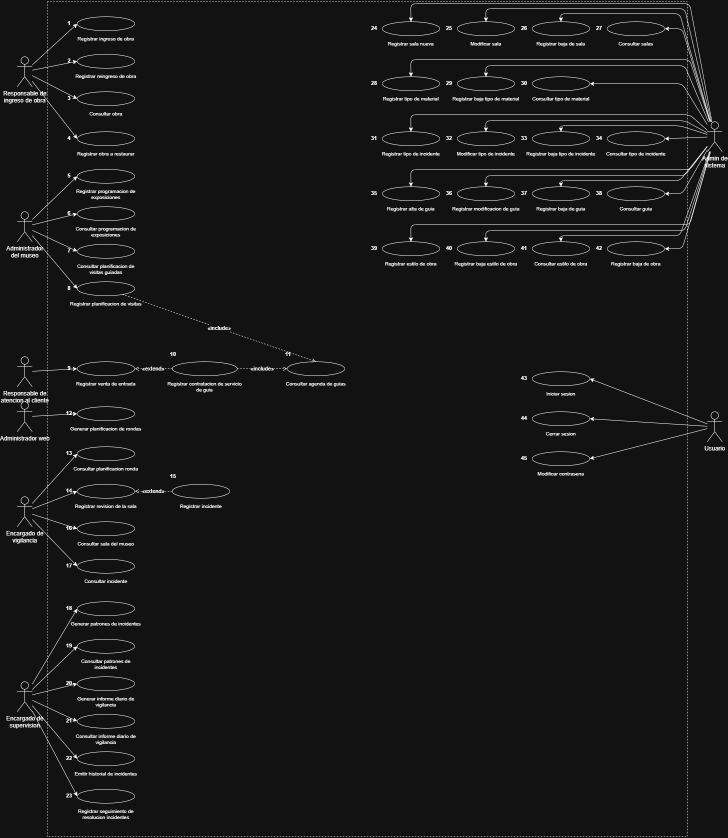
#> input picture scripts_y_notas/current_dcu_in_s9.png, 1455 x 1675 px, found by its file name (shown at 1/2 size)
$ python crop_test_sectors.py
#> lines starting #> are read from the running program, lines starting #| are printed output that depends on the picture
from PIL import Image

im = Image.open('scripts_y_notas/current_dcu_in_s9.png')
#> im is the input picture: PIL image 1455x1675 RGB; min 18, max 255, mean 23
w, h = im.size
#> w = 1455; h = 1675

# Let's crop exact zones:
# 1. Guardia: x: [0, 550], y: [880, 1220]
im.crop((0, 880, 550, 1220)).save("scripts_y_notas/test_guardia.png")
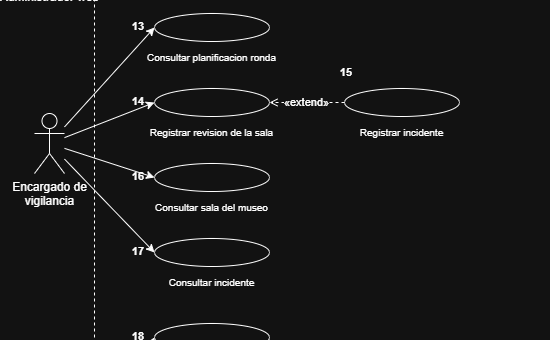
#> saved as test_guardia.png: PIL image 550x340 RGB; min 18, max 255, mean 24.2
# 2. Supervisor: x: [0, 550], y: [1200, 1675]
im.crop((0, 1200, 550, 1675)).save("scripts_y_notas/test_supervisor.png")
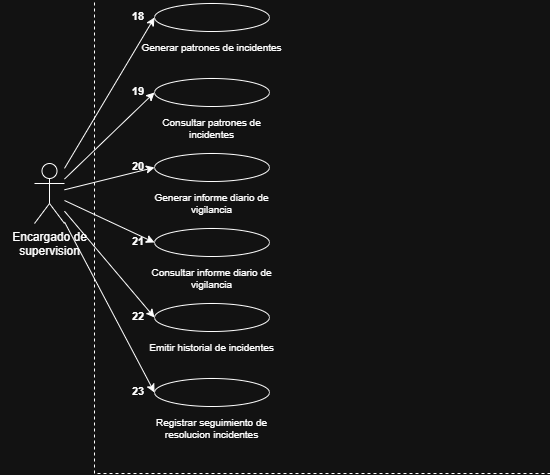
#> saved as test_supervisor.png: PIL image 550x475 RGB; min 18, max 255, mean 24.1
# 3. Ingreso: x: [0, 550], y: [20, 350]
im.crop((0, 20, 550, 350)).save("scripts_y_notas/test_ingreso.png")
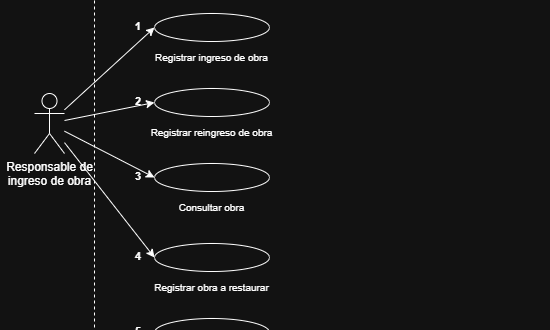
#> saved as test_ingreso.png: PIL image 550x330 RGB; min 18, max 255, mean 23.2
# 4. Admin Sistema: x: [700, 1455], y: [20, 580]
im.crop((700, 20, 1455, 580)).save("scripts_y_notas/test_admin.png")
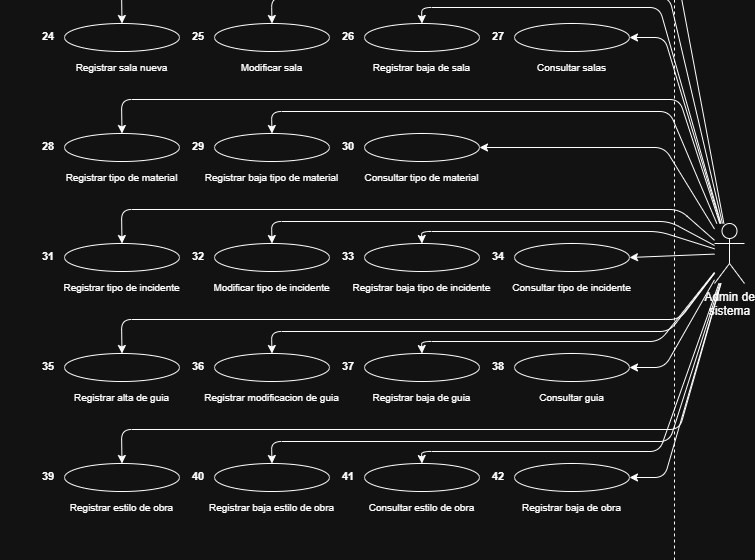
#> saved as test_admin.png: PIL image 755x560 RGB; min 18, max 255, mean 29.6

print("Cropped successfully!")
